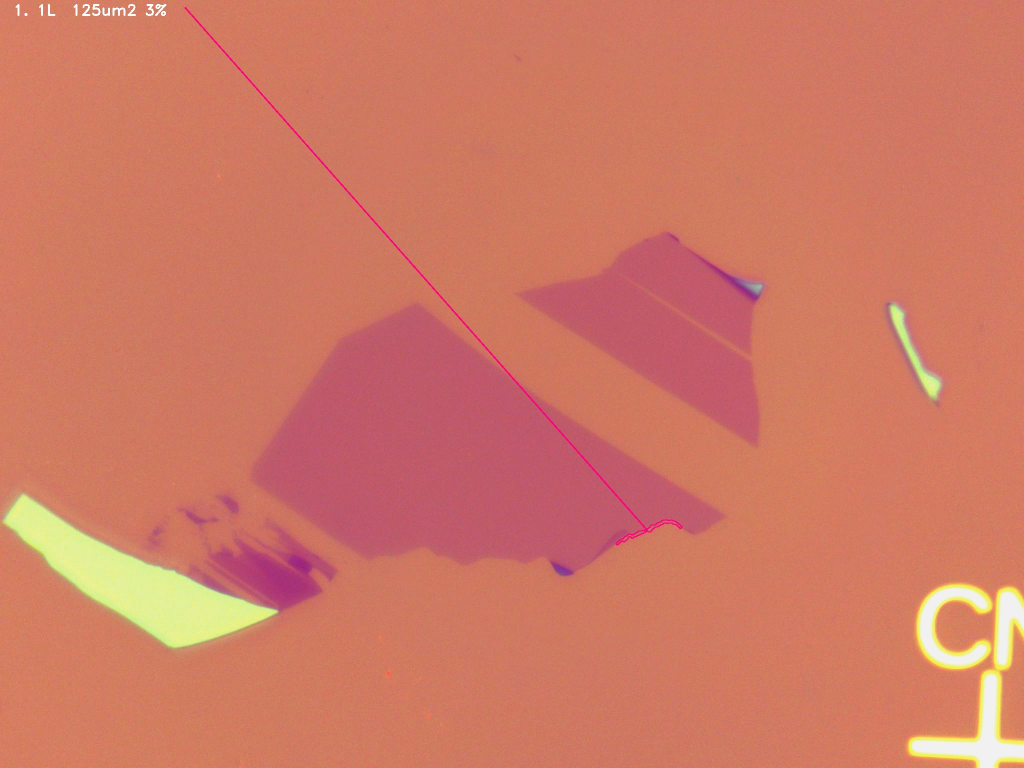
#> input picture Datasets/FalsePositiveDetectorDataset/custom/test/images/CN_1_107.jpg, 2048 x 1536 px (shown at 1/2 size)
$ python -i image_processing.py   (imports and definitions only)
#> lines starting #> are read from the running program, lines starting #| are printed output that depends on the picture; after the words box and inside, x2 and y2 are one past the last pixel; in counts of white or black regions, pixels touching at a corner belong together
#> further down, picture is the input picture: shape (1536, 2048, 3); mean B, G, R 100.3, 120.9, 207.4
import cv2
import matplotlib.cm as cm
import numpy as np

# These functions are used in the app and in the scope foundry connector

# Copied from 2DMatGMM demo functions
# [73 lines left out: functions visualise_flakes, remove_vignette, not called in this run]

# Referenced from 2DMatGMM demo functions. Updated for a more robust detection method.
def calculate_background_color(img, radius=5):
#> called with radius = 5
    masks = []

    for i in range(3):
        img_channel = img[:, :, i]
        # Originally used a range (20, 230), but did not work with very bright/saturated backgrounds
        mask = cv2.inRange(img_channel, 0, 255)  # Accept all colors as possible background
        hist = cv2.calcHist([img_channel], [0], mask, [256], [0, 256])
        hist_mode = np.argmax(hist)
        thresholded_image = cv2.inRange(
            img_channel, int(hist_mode - radius), int(hist_mode + radius)
        )
        background_mask_channel = cv2.erode(
            thresholded_image, np.ones((3, 3)), iterations=3
        )
        masks.append(background_mask_channel)
#> this loop made 3 passes
#> hist_mode on passes 1 to 3: 97, 121, 208
#> pass 1, in calculate_background_color, `thresholded_image = cv2.inRange( img_channel, int(hist_mode - radius),..`:
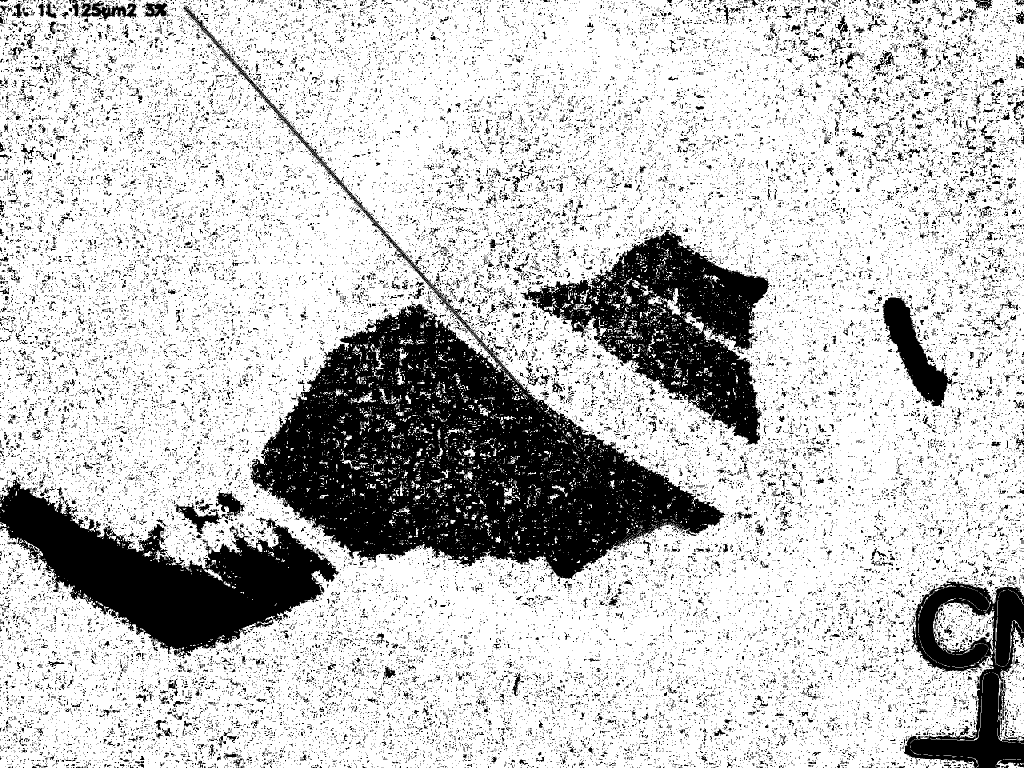
#> thresholded_image: shape (1536, 2048) (shown at 1/2 size); 77% white; 41272 black regions (39262 under 20 px), largest, box (x1, y1, x2, y2) and area: (367, 10, 1451, 1163) 255244, (0, 958, 679, 1317) 99184, (1041, 460, 1540, 890) 83734
#> pass 1, in calculate_background_color, `background_mask_channel = cv2.erode( thresholded_image, np.ones((3, 3)..`:
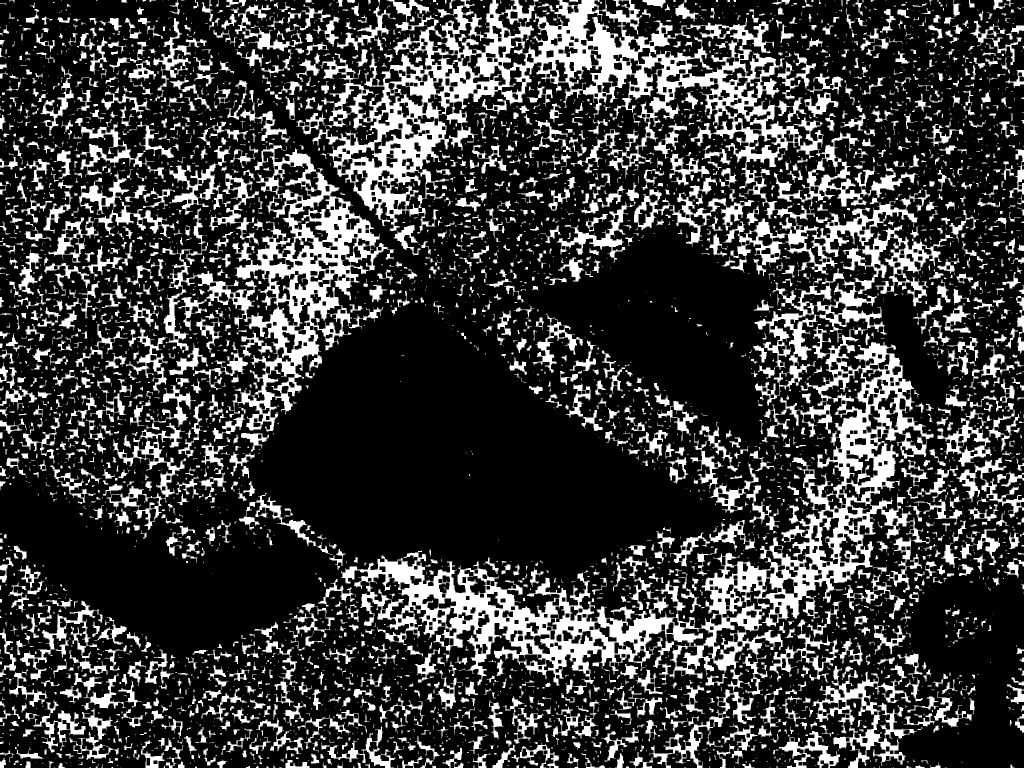
#> background_mask_channel: shape (1536, 2048) (shown at 1/2 size); 23.5% white; 4616 white regions (2800 under 20 px), largest, box (x1, y1, x2, y2) and area: (682, 380, 1906, 1536) 165274, (625, 0, 1836, 467) 121944, (325, 290, 789, 863) 53411
#> after the loop:
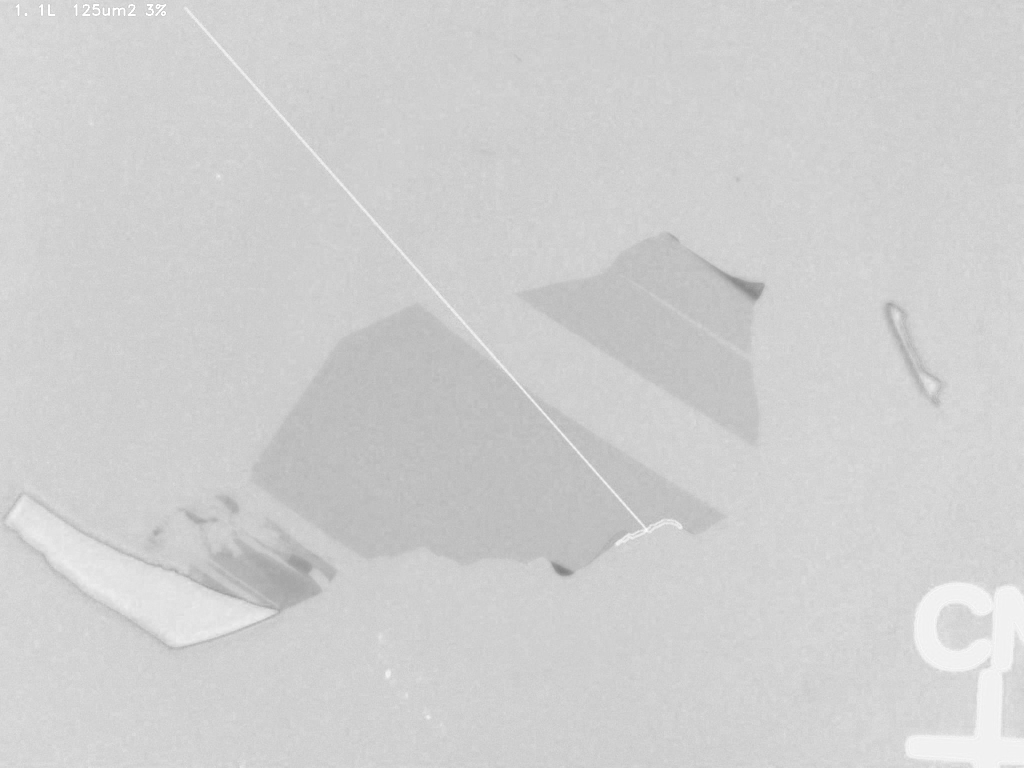
#> img_channel: shape (1536, 2048) (shown at 1/2 size); min 125, max 255, mean 207.4
#> after the loop:
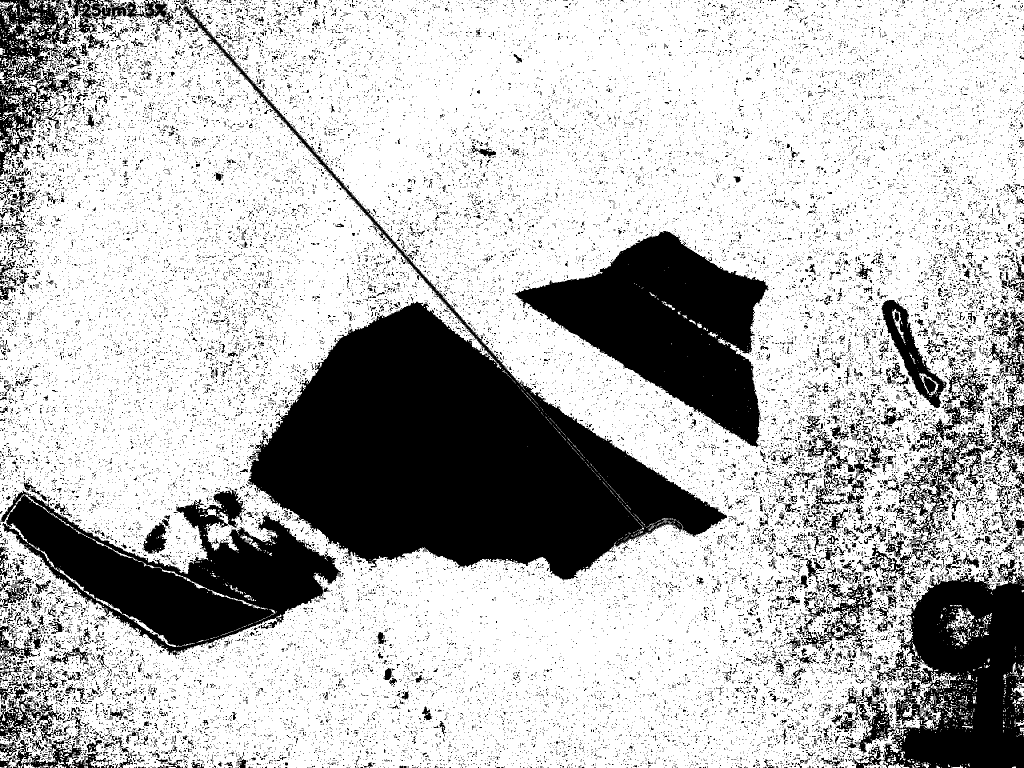
#> thresholded_image: shape (1536, 2048) (shown at 1/2 size); 73% white; 32981 black regions (31538 under 20 px), largest, box (x1, y1, x2, y2) and area: (364, 12, 1454, 1161) 289669, (1029, 462, 1537, 895) 102853, (1, 976, 686, 1317) 97139
#> after the loop, masks = 3 items

    final_mask = cv2.bitwise_and(masks[0], masks[1])
#> final_mask: shape (1536, 2048); 13.8% white; 5827 white regions (3866 under 20 px), largest, box (x1, y1, x2, y2) and area: (721, 887, 1823, 1444) 70263, (657, 0, 1502, 461) 67288, (515, 304, 762, 653) 19930
    final_mask = cv2.bitwise_and(final_mask, masks[2])
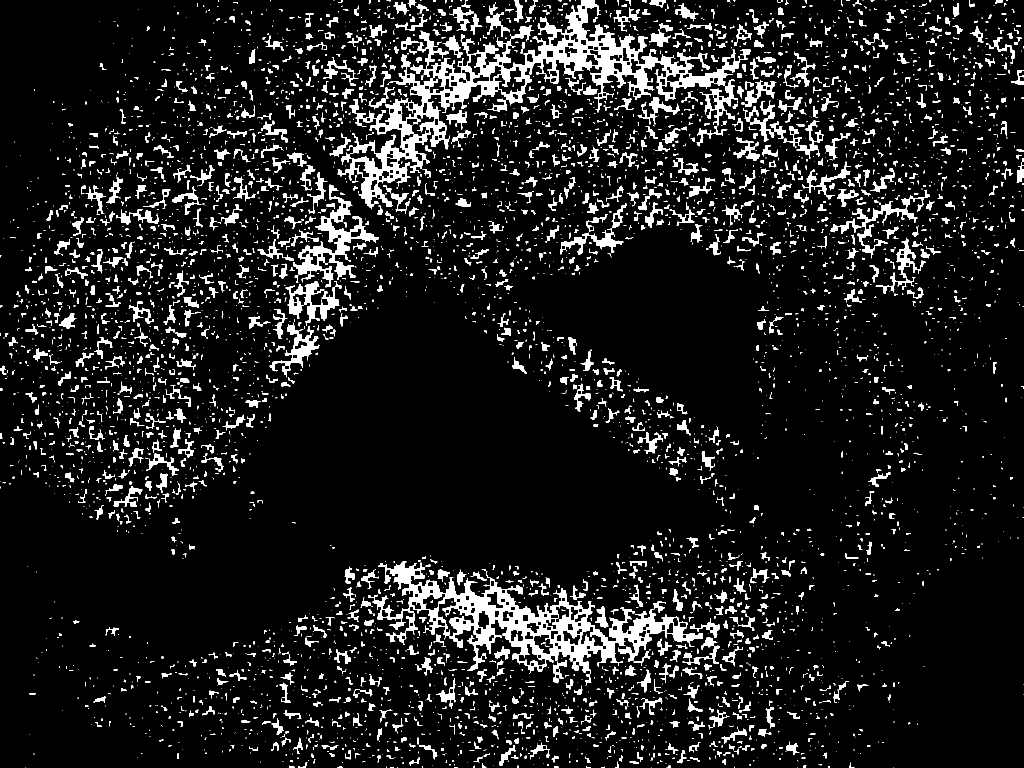
#> final_mask: shape (1536, 2048) (shown at 1/2 size); 8.9% white; 5488 white regions (3820 under 20 px), largest, box (x1, y1, x2, y2) and area: (675, 0, 1502, 419) 47119, (736, 1123, 1406, 1372) 33621, (587, 369, 758, 575) 7149

    if cv2.countNonZero(final_mask) == 0:
        # Try a more robust method of combining masks for noisy or saturated backgrounds
        final_mask = (
            ((masks[0] > 0).astype(np.uint8) +
            (masks[1] > 0).astype(np.uint8) +
            (masks[2] > 0).astype(np.uint8)) >= 2
        ).astype(np.uint8) * 255
        print("Warning: Background is saturated or noisy. Trying a more tolerant calculation.")
        # If it is still empty, print a warning
        if cv2.countNonZero(final_mask) == 0:
            print("Warning: No background pixels found. Background color will return (0.0, 0.0, 0.0).")

    return cv2.mean(img, mask=final_mask)[:3]

# [29 lines left out: function check_median_background, not called in this run]

>>> import cv2
>>> picture = cv2.imread('../Datasets/FalsePositiveDetectorDataset/custom/test/images/CN_1_107.jpg')
>>> result = calculate_background_color(picture)
#> result = (96.86, 120.8, 207.9)
